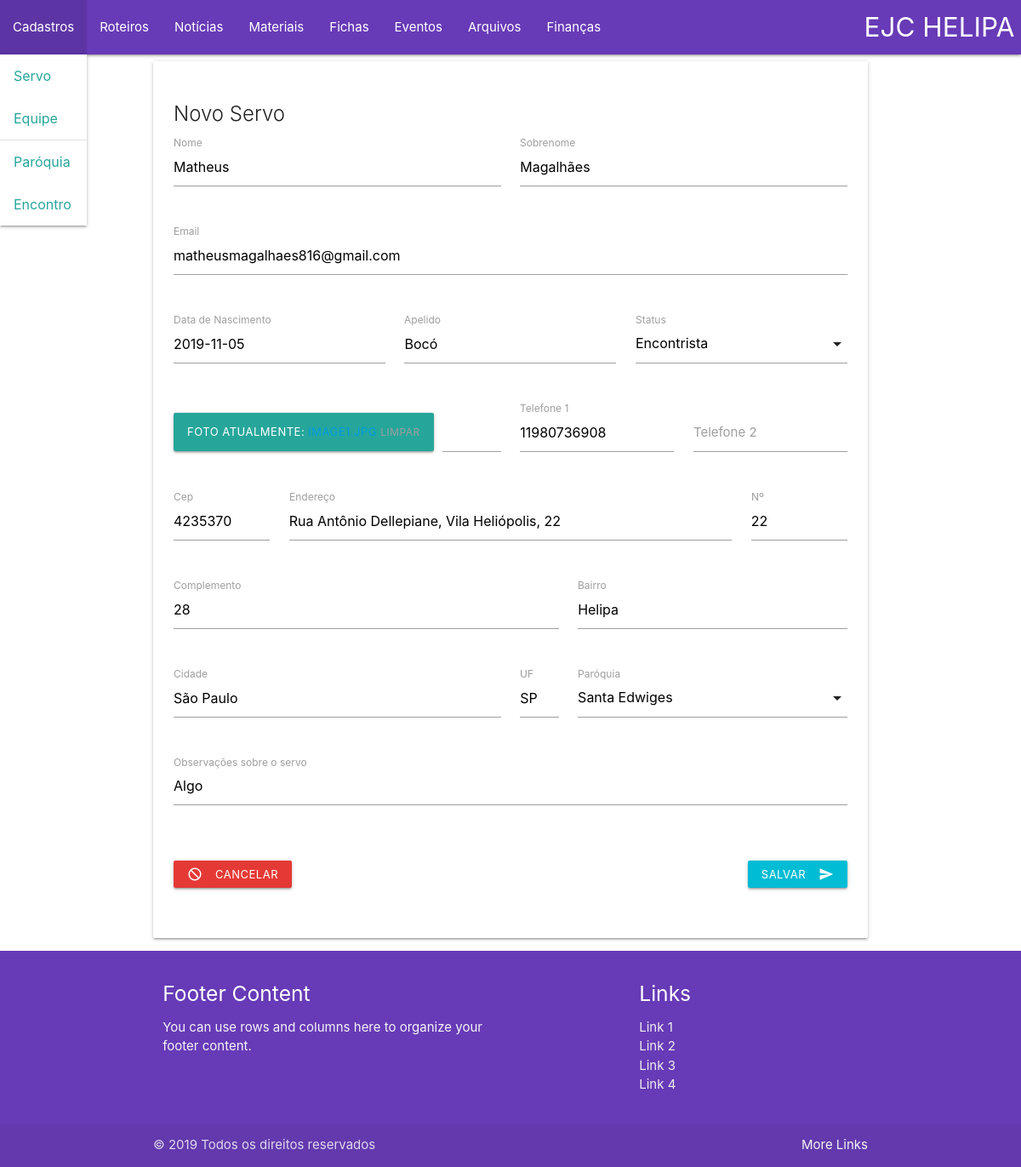
The app's page /atualizaservo/5/ with its own data.
### montagem/models.py (models this page shows, shortened)
class Person(models.Model):
    escolhas_nivel = (
        (u'dir_espiritual',u'Diretor Espiritual'),
        (u'coord',u'Coordenador Geral'),
        (u'coord_equipe',u'Coordenador de Equipe'),
        (u'dirigente',u'Dirigente'),
        (u'servo',u'Servo'),
        (u'convidado',u'Convidado'),
        (u'encontrista',u'Encontrista'),
    )
    nome = models.CharField(verbose_name = 'Nome', max_length=50)
    sobrenome=models.CharField(max_length=70)
    apelido=models.CharField(max_length=20,blank=True,null=True)
    email=models.EmailField(blank=True,null=True)
    tel1=models.CharField(blank=True,null=True,max_length=15)
    tel2=models.CharField(blank=True,null=True,max_length=15)
    foto=models.ImageField(upload_to='profile_picture',blank=True,null=True)
    dt_nasc=models.DateField(blank=True,null=True)
    nivel=models.CharField(blank=True,choices=escolhas_nivel,max_length=30,verbose_name='Nível:')
    cep=models.IntegerField()
    logradouro=models.CharField(max_length=60)
    numero=models.IntegerField()
    complemento=models.CharField(max_length=40)
    bairro=models.CharField(max_length=40)
    localidade=models.CharField(max_length=60)
    uf=models.CharField(max_length=2)
    paroquia=models.ForeignKey('paroquia',on_delete=models.PROTECT,blank=True,null=True)
    dtcriacao = models.DateField(auto_now_add=True,blank=False,null=False)
    status  = models.BooleanField(default=True,editable=False)
    obs = models.TextField(blank=True,null =True,max_length=200)
    class Meta:
        verbose_name = ("Servo")
        verbose_name_plural = ("Servos")

### montagem/views.py (the view)
# urls.py: path('atualizaservo/<int:id>/',views.atualizaServo,name ='upd_servo'),
def atualizaServo(request,id):
    servo = get_object_or_404(Person,pk=id)
    testeObj = servo
    form = newServoForm(request.POST or None,instance = servo )
    if form.is_valid():
        form.save()
        return redirect('lista_servos')
    return render (request,'form_servo.html',{'form': form})

### montagem/forms.py
class newServoForm(ModelForm):
    class Meta:
        model  = Person
        fields = '__all__'
        widgets = {
            'tel1': forms.TextInput(attrs={'data-mask':'(00) 00000-0000'}),
            'tel2': forms.TextInput(attrs={'data-mask':'(00) 00000-0000'}),
            'dt_nasc': forms.DateInput(attrs ={'class':'datepicker'}),
            'obs':     forms.Textarea (attrs={'class':'materialize-textarea','rows':5})  ,
        }

### montagem/models.py (called while the page is built)
    def __str__(self):
        return self.nome_paroquia

### templates/form_servo.html (shortened to what this page needs)
{% extends 'base.html' %}
{% block content %}
<div class=" container col s12 m12 l12">
  <div id="Form-advance" class="card card card-default scrollspy">
    <div class="card-content">
      <h4 class="card-title">Novo Servo</h4>
      <form method = "Post" class="col s12">
          <div class="row">
            <div class="input-field col m6 s12 ">
              <label for="{{form.nome.id_for_label}}" >Nome</label>
              {{form.nome}}
            </div>
            <div class="input-field col m6 s12">
              <label for="{{form.sobrenome.id_for_label}}">Sobrenome</label>
              {{form.sobrenome}}
            </div>
          </div>
          <div class="row">
            <div class="input-field col s12">
              <label for="{{form.email.id_for_label}}">Email</label>
              {{form.email}}
            </div>
          </div>
          <div class="row">
            <div class="input-field col m4 s12">
              <label for="{{form.dt_nasc.id_for_label}}">Data de Nascimento</label>
              {{form.dt_nasc}}
            </div>
            <div class="input-field col m4 s12">
              <label for="{{form.apelido.id_for_label}}">Apelido</label>
              {{form.apelido}}
            </div>
            <div class="input-field col m4 s12">
                <label for="{{form.nivel.id_for_label}}">Status</label>
            </div>
          </div>
          <div class="row">
            <div class="col m6 s12 file-field input-field">
              <div class="waves-effect waves-light btn-small">
                <span>Foto</span>
                {{form.foto}}
              </div>
              <div class="file-path-wrapper">
                <input class="file-path validate" type="text" >
              </div>
            </div>
            <div class="input-field col m3 s12">
              <label for="{{form.tel1.id_for_label}}" >Telefone 1</label>
              {{form.tel1}}
            </div>
            <div class="input-field col m3 s12">
              <label for="{{form.tel2.id_for_label}}" >Telefone 2</label>
              {{form.tel2}}
            </div>
          </div>
          <div class="row">
            <div class="input-field col m2 s12">
              <label for="{{form.cep.id_for_label}}" >Cep</label>
              {{form.cep}}
            </div>
            <div class="input-field col m8 s12">
              <label for="{{form.logradouro.id_for_label}}" >Endereço</label>
              {{form.logradouro}}
            </div>
            <div class="input-field col m2 s12">
              <label for="{{form.numero.id_for_label}}">Nº</label>
              {{form.numero}}
            </div>
          </div>
          <div class="row">
            <div class="input-field col m7 s12">
              <label for="{{form.complemento.id_for_label}}" >Complemento</label>
              {{form.complemento}}
            </div>
            <div class="input-field col m5 s12">
              <label for="{{form.bairro.id_for_label}}">Bairro</label>
              {{form.bairro}}
            </div>
          </div>
          <div class="row">
            <div class="input-field col m6 s12">
                <label for="{{form.localidade.id_for_label}}" >Cidade</label>
                {{form.localidade}}
              </div>
              <div class="input-field col m1 s12">
                <label for="{{form.uf.id_for_label}}">UF</label>
                {{form.uf}}
              </div>
              <div class="input-field col m5 s12">
                  <label for="{{form.paroquia.id_for_label}}">Paróquia</label>
                </div>
          </div>
          <div class="row">
            <div class="input-field col s12">
              {{form.obs}}
              <label for="{{form.obs.id_for_label}}">Observações sobre o servo</label>
            </div>
          </div>
          <div class="row">
              <div class="input-field col s12">
                <button class="btn-small cyan waves-effect waves-light right" type="submit" >Salvar
                  <i class="material-icons right">send</i>
                </button>
                <a href = "{% url 'lista' %}" class="waves-effect waves-light btn-small red darken-1">
                  <i class="material-icons left">do_not_disturb</i>
                  Cancelar</a>
              </div>
          </div>
      </form>
    </div>
  </div>
</div>
{% endblock content %}

### records on screen
Person: nome "Matheus", sobrenome "Magalhães", email "matheusmagalhaes816@gmail.com", dt_nasc "2019-11-05", apelido "Bocó", foto "ATUALMENTE: LIMPAR", tel1 "11980736908", cep "4235370", logradouro "Rua Antônio Dellepiane, Vila Heliópolis, 22", numero "22", complemento "28", bairro "Helipa", localidade "São Paulo", uf "SP", obs "Algo"
